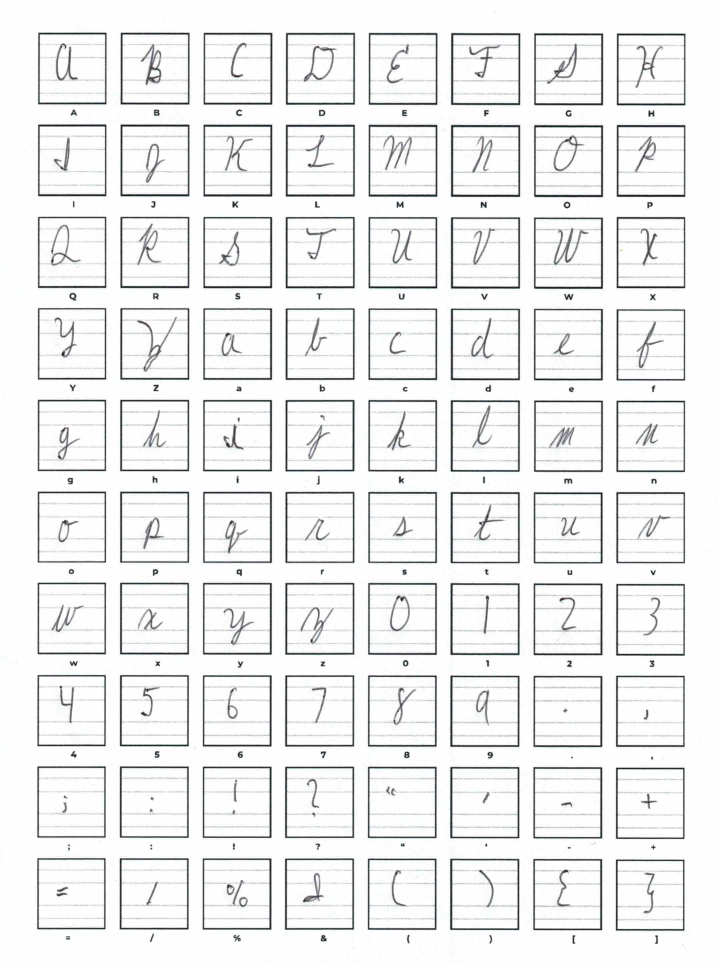
#> input picture myFont.png, 2160 x 2892 px (shown at 1/3 size)
$ python extractGlyphs.py
#> lines starting #> are read from the running program, lines starting #| are printed output that depends on the picture; after the words box and inside, x2 and y2 are one past the last pixel; in counts of white or black regions, pixels touching at a corner belong together
from re import I
import constants
import cv2
import numpy as np


def drawContours(image, contours, windowName):
    image_copy = image.copy()

    if len(image_copy.shape) < 3:
        image_copy = cv2.cvtColor(image_copy, cv2.COLOR_GRAY2RGB) * 255
    cv2.drawContours(image=image_copy, contours=contours, contourIdx=-1,
                     color=(0, 255, 0), thickness=2, lineType=cv2.LINE_AA)
    cv2.imshow(windowName, image_copy)
    cv2.waitKey(0)


def preProcess(image, threshold=100):

    # image = cv2.resize(image, dsize=(0, 0), fx=0.4, fy=0.4,
    #                    interpolation=cv2.INTER_AREA)
    image = cv2.cvtColor(image, cv2.COLOR_BGR2GRAY)
    ret2, th3 = cv2.threshold(image, 160, 255, cv2.THRESH_BINARY)
    # blur = cv2.GaussianBlur(image, (3, 3), 0)
    # ret3, th3 = cv2.threshold(blur, threshold, 255,
    #                           cv2.THRESH_BINARY+cv2.THRESH_OTSU)
    kernel = np.ones((5, 5), dtype=np.uint8)
    # horizontalStructure = cv2.getStructuringElement(cv2.MORPH_RECT, (3,3))
    # eroded = cv2.morphologyEx(th3, cv2.MORPH_CLOSE, horizontalStructure)
    #eroded = cv2.dilate(eroded, kernel)
    th3 = cv2.bitwise_not(th3)
    # cv2.imshow("title", th3)
    # cv2.waitKey(0)
    return th3


def findContours(image):
    numCont, _ = cv2.findContours(
        image, cv2.RETR_EXTERNAL, cv2.CHAIN_APPROX_SIMPLE)
    image_copy = cv2.cvtColor(image, cv2.COLOR_GRAY2RGB) * 255
    #drawContours(image_copy, numCont, "FoundContours")

    return numCont


def getGlyphContours(contours):
    def contourGT(a):
        assert len(a.shape) and a.shape[1] == 1
        pointsA = np.squeeze(a)
        return np.max(pointsA, axis=0)[0] - np.min(pointsA, axis=0)[0]

    return sorted(contours, key=contourGT, reverse=True)[:80]


# [45 lines left out: functions cropGlyph, createPng, createSvg, not called in this run]


if __name__ == "__main__":
    image = cv2.imread("myFont.png")
#> image is the input picture: shape (2892, 2160, 3); mean B, G, R 238.5, 238.5, 238
    image = cv2.resize(image, dsize=(0, 0), fx=0.4, fy=0.4,
                       interpolation=cv2.INTER_AREA)
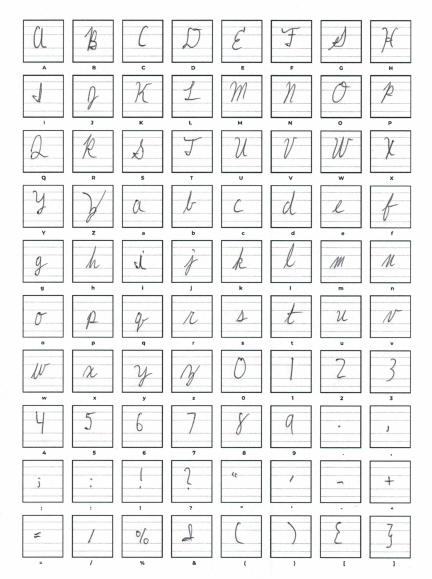
#> image: shape (1157, 864, 3) (shown at 1/2 size); mean B, G, R 238.5, 238.5, 238
    pimage = preProcess(image)
#> in preProcess, `ret2, th3 = cv2.threshold(image, 160, 255, cv2.THRESH_BINARY)`:
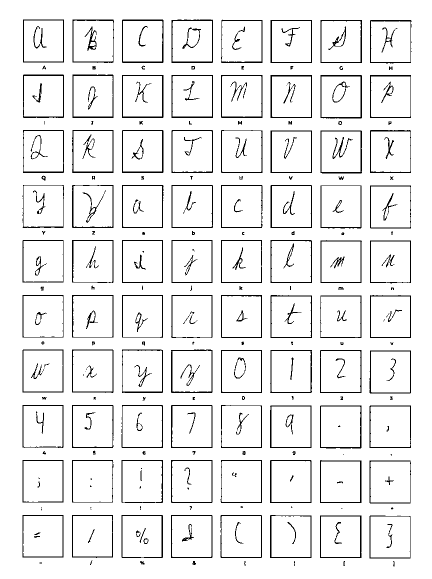
#> th3: shape (1157, 864) (shown at 1/2 size); 93.1% white; black in thin lines or dots, all inside (x1, y1, x2, y2) = (45, 39, 823, 1133)
#> in preProcess, `th3 = cv2.bitwise_not(th3)`:
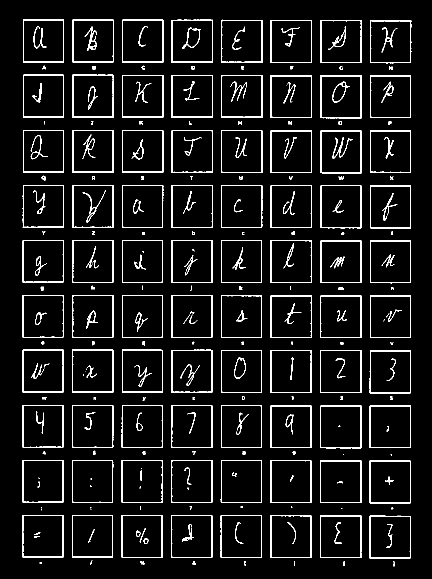
#> th3: shape (1157, 864) (shown at 1/2 size); 6.9% white in thin lines or dots, all inside (x1, y1, x2, y2) = (45, 39, 823, 1133)
    listCont = findContours(pimage)
#> in findContours, `numCont, _ = cv2.findContours( image, cv2.RETR_EXTERNAL, cv2.CHAIN_APP..`: numCont = 163 contours, 59 with area under 20; largest, box (x1, y1, x2, y2) and area: (244, 39, 327, 126) 7050, (641, 150, 724, 237) 7036, (343, 39, 426, 126) 7022, (342, 699, 425, 786) 6997, (144, 699, 227, 786) 6974
#> listCont has the same summary as numCont in findContours
    pimageRGB = cv2.cvtColor(pimage, cv2.COLOR_GRAY2RGB) * 255
    gottenContours = getGlyphContours(listCont)
#> in contourGT, `pointsA = np.squeeze(a)`: pointsA = [[79, 1126], [83, 1126]]
#> in contourGT (call 7), `pointsA = np.squeeze(a)`: pointsA = 13 rows, first 8: [386, 1122], [386, 1125], [385, 1126], [385, 1128], [386, 1128], [387, 1129], [389, 1129], [390, 1128]
#> in contourGT (call 8), `pointsA = np.squeeze(a)`: pointsA = 20 rows, first 8: [281, 1122], [280, 1123], [280, 1124], [281, 1125], [282, 1125], [283, 1126], [282, 1127], [282, 1128]
#> in contourGT (call 9), `pointsA = np.squeeze(a)`: pointsA = 15 rows, first 8: [183, 1121], [183, 1122], [182, 1123], [182, 1124], [181, 1125], [181, 1127], [180, 1128], [180, 1129]
#> in contourGT (call 10), `pointsA = np.squeeze(a)`: pointsA = 16 rows, first 8: [740, 1031], [739, 1032], [739, 1116], [820, 1116], [820, 1032], [801, 1032], [800, 1031], [799, 1031]
#> in contourGT (call 13), `pointsA = np.squeeze(a)`: pointsA = 22 rows, first 8: [442, 1030], [441, 1031], [441, 1042], [442, 1043], [441, 1044], [441, 1055], [442, 1056], [442, 1059]
#> in contourGT (call 28), `pointsA = np.squeeze(a)`: pointsA = 17 rows, first 8: [739, 921], [739, 1005], [740, 1006], [820, 1006], [820, 950], [821, 949], [821, 947], [820, 946]
#> in contourGT (call 33), `pointsA = np.squeeze(a)`: pointsA = 16 rows, first 8: [243, 920], [243, 1004], [244, 1005], [245, 1004], [249, 1004], [250, 1005], [284, 1005], [285, 1004]
#> in contourGT (call 38), `pointsA = np.squeeze(a)`: pointsA = 15 rows, first 8: [587, 902], [585, 904], [585, 905], [586, 906], [588, 906], [589, 907], [588, 908], [586, 908]
#> in contourGT (call 39), `pointsA = np.squeeze(a)`: pointsA = 13 rows, first 8: [487, 902], [486, 903], [485, 903], [485, 904], [486, 905], [485, 906], [485, 908], [486, 908]
#> in contourGT (call 40), `pointsA = np.squeeze(a)`: pointsA = 14 rows, first 8: [385, 902], [385, 904], [386, 904], [387, 903], [388, 904], [388, 906], [387, 907], [387, 909]
#> gottenContours = 80 contours; largest, box (x1, y1, x2, y2) and area: (244, 39, 327, 126) 7050, (641, 150, 724, 237) 7036, (343, 39, 426, 126) 7022, (342, 699, 425, 786) 6997, (144, 699, 227, 786) 6974
    # print(len(gottenContours))
    drawContours(pimageRGB, [gottenContours[1]], "Sorted Contours")
#> (the run stopped early here; a loop or call above may not have finished)
